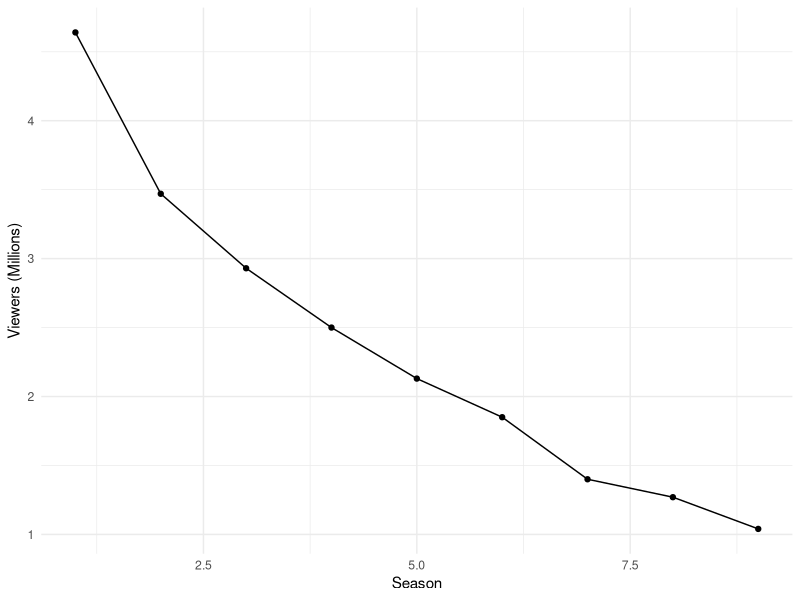
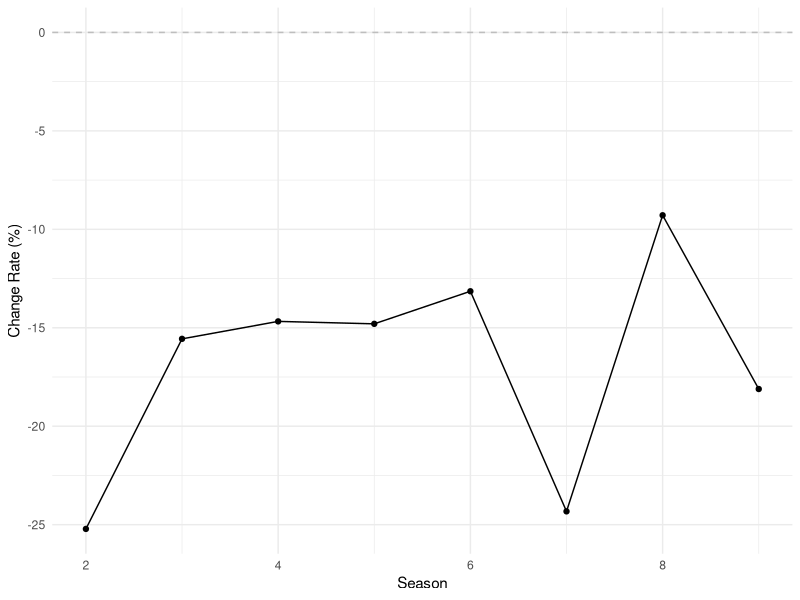

Recreate these plots in R, in order.
## ---- chunk 1
#| fig-subcap: 
#|  - "Suits Viewership Over seasons"
#|  - "Suits change rate of Viewership Over seasons"
#| layout-ncol: 2
#| column: page
#| echo: false

library(ggplot2)
season = 1:9
viewers = c(4.64,3.47,2.93,2.50,2.13,1.85,1.40,1.27,1.04)
data <- data.frame(season, viewers)

change_rate <- diff(viewers) / viewers[-length(viewers)] * 100
data_change <- data.frame(
  season = season[-1], 
  change_rate = change_rate
)

ggplot(data, aes(x = season, y = viewers)) +
  geom_line() +
  geom_point() +
  xlab("Season") +
  ylab("Viewers (Millions)")+
  theme_minimal()

ggplot(data_change, aes(x = season, y = change_rate)) +
  geom_line() +
  geom_point() +
  geom_hline(yintercept = 0, linetype = "dashed", color = "gray") +
  xlab("Season")+
  ylab("Change Rate (%)")+
  theme_minimal()
## ---- chunk 2
#| results: asis
#| echo: false

season <- 1:9
viewers <- c(4.64, 3.47, 2.93, 2.50, 2.13, 1.85, 1.40, 1.27, 1.04)

viewer_diff <- diff(viewers)

desc1 <- paste0(
  "Between Season 1 and Season 3, the viewership dropped from ", 
  viewers[1], " million to ", viewers[3], " million, a decrease of approximately ", 
  round(viewers[1] - viewers[3], 2), " million viewers."
)

desc2 <- paste0(
  "From Season 3 to Season 5, the viewership declined from ", 
  viewers[3], " million to ", viewers[5], " million, a loss of around ", 
  round(viewers[3] - viewers[5], 2), " million viewers."
)

desc3 <- paste0(
  "The sharpest decline occurred between Season 6 and Season 7, with a drop from ", 
  viewers[6], " million to ", viewers[7], " million, about ", 
  round(viewers[6] - viewers[7], 2), " million viewers."
)

desc4 <- paste0(
  "Overall, from Season 1 to Season 9, the viewership decreased by about ", 
  round(viewers[1] - viewers[9], 2), " million viewers."
)

cat(desc1)
cat(desc2)
cat(desc3)
cat(desc4)
